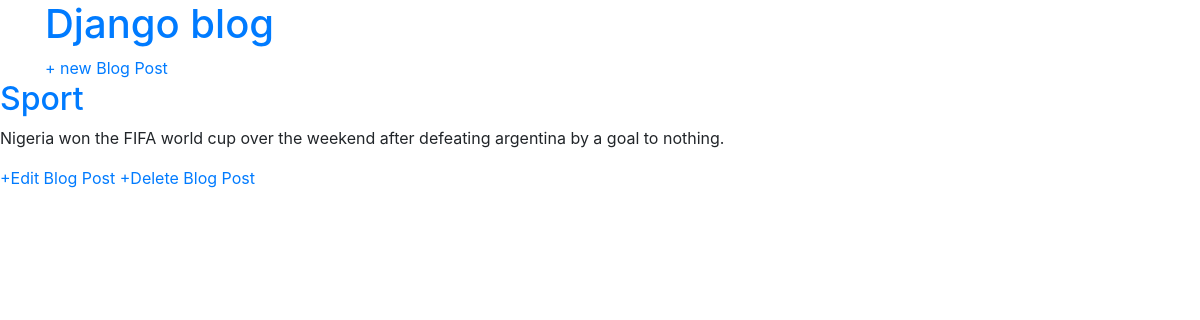
Page /detail/1/ on the earlier database version.
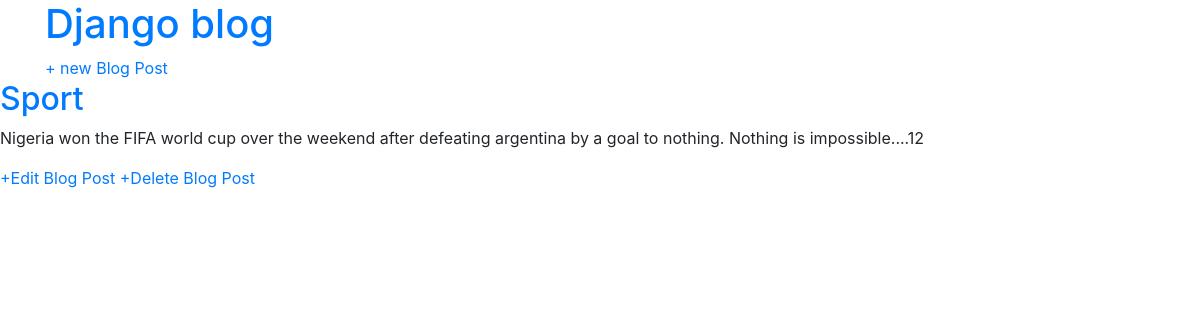
Same page on the later database version.
### blog/models.py (models this page shows, shortened)
class Post(models.Model):
    title = models.CharField(max_length=200)
    author = models.ForeignKey('auth.User', on_delete = models.CASCADE)
    body = models.TextField()

### blog/views.py (the view)
# urls.py: path('detail/<int:pk>/', PostDetailView.as_view(), name= 'detail'),
class PostDetailView(DetailView):
    template_name = 'detail.html'
    model = Post
    context_object_name = 'details'

### templates/detail.html (shortened to what this page needs)
{% extends 'base.html' %}
{%block content %}
<a href="{% url 'home' %}"><h2>{{details.title}}</h2></a>
<p>{{details.body}}</p>
<a href="{% url 'post_edit' details.pk %}">+Edit Blog Post</a>
<a href="{% url 'post_delete' details.pk %}">+Delete Blog Post</a>
{%endblock %}

Differences in the rows shown:
changed Post "Sport": body "Nigeria won the FIFA world cup over the weekend after defeating argentina by a goal to nothing." → "Nigeria won the FIFA world cup over the weekend after defeating argentina by a goal to nothing. Nothing is impossible....12"
